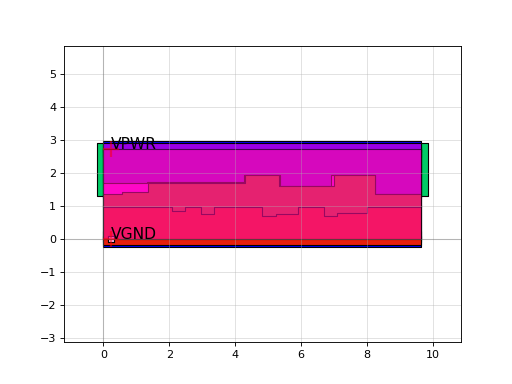

Here is the Python script that generated this plot:
import sky130

c = sky130.components.sky130_fd_sc_hd__sdfxtp_1()
c.plot()
